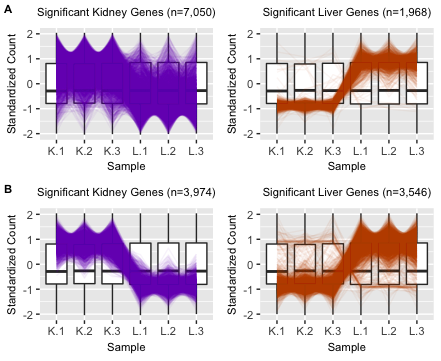

Generate this figure with R:
library(rtracklayer)
library(Rsamtools)
library(grid)
library(GenomicAlignments)
library(ggplot2)
library(GGally)
library(edgeR)
library(stringr)
library(EDASeq)
library(dplyr)
library(matrixStats)
library(gridExtra)
library(reshape2)
library(scales)
library(bigPint)
library(data.table)
library(dplyr)

source("functions.R")

# Get data
load("LK_data.RData")
data = as.data.frame(MA.subsetA$M)
rownames(data) = as.character(MA.subsetA$genes$EnsemblGeneID)
setDT(data, keep.rownames = TRUE)[]
colnames(data) = c("ID","K.R1L1","L.R1L2","K.R1L3","L.R1L4","L.R1L6","K.R1L7","L.R1L8","K.R2L2","L.R2L3","K.R2L6")
data = as.data.frame(data)
data = data[,c(1,2,4,7,9,11,3,5,6,8,10)]
# Obtain R1 values
data <- data[,c(1:4,7:9)]
colnames(data) <- c("ID", "K.1", "K.2", "K.3", "L.1", "L.2", "L.3")

# Get data metrics
rowNames = data[,1]
dataSel = data[,-1]
rownames(dataSel) = rowNames
group <- factor(c(1,1,1,2,2,2))
y <- DGEList(counts=dataSel,group=group)
design <- model.matrix(~group)
y <- estimateDisp(y, design)
fit <- glmFit(y,design)
lrt <- glmLRT(fit,coef=2)
ret = data.frame(ID=rownames(topTags(lrt, n = nrow(y[[1]]))[[1]]), topTags(lrt, n = nrow(y[[1]]))[[1]])
ret$ID = as.character(ret$ID)
ret = as.data.frame(ret)
metricList = list()
metricList[["K_L"]] = ret
metrics <- metricList[["K_L"]]

# Determine DEGs that are liver-specific and kidney-specific
sigMets = metrics[which(metrics$FDR<0.001),]
sigL <- sigMets[which(sigMets$logFC<0),]
sigK <- sigMets[which(sigMets$logFC>0),]

logSoy = data
logSoy[,-1] <- log(data[,-1]+1)

# Filter, normalize, and standardize the data so each gene has mean=0 and stdev=1
res <- filterStandardizeKL(data)
# Fitered data standardized
fulls <- res[["fulls"]]
# Non-filtered data standardized
datas <- res[["datas"]]

# Choose colors for plots
colPurple = scales::seq_gradient_pal("purple4", "purple", "Lab")(seq(0,1,length.out=9))
colOrange = scales::seq_gradient_pal("orangered4", "darkorange2", "Lab")(seq(0,1,length.out=9))
colList = c(colPurple[5], colOrange[5])

Type = c("Kidney", "Liver")
yMin = min(datas[,1:6])
yMax = max(datas[,1:6])
sigIDs = list(sigL$ID, sigK$ID)

# Create background boxplot data
boxDat <- melt(fulls, id.vars="ID")
colnames(boxDat) <- c("ID", "Sample", "Count")

plot_clustersSigRaw = lapply(1:2, function(i){ 
  x = as.data.frame(datas[which(datas$ID %in% sigIDs[[i]]),])
  x$cluster = "color"
  x$cluster2 = factor(x$cluster)
  xNames = rownames(x)
  metricFDR = metrics[which(as.character(metrics$ID) %in% xNames),]
  sigID = metricFDR[metricFDR$FDR<0.001,]$ID
  xSig = x[which(rownames(x) %in% sigID),]
  xSigNames = rownames(xSig)
  nGenes = nrow(xSig)
  
  xSig$ID = xSigNames
  pcpDat <- melt(xSig[,c(1:7)], id.vars="ID")
  colnames(pcpDat) <- c("ID", "Sample", "Count")
  pcpDat$Sample <- as.character(pcpDat$Sample)
  
  pSig = ggplot(boxDat, aes_string(x = 'Sample', y = 'Count')) + geom_boxplot() +
    geom_line(data=pcpDat, aes_string(x = 'Sample', y = 'Count', group = 'ID'), colour = colList[i], alpha=0.05) + 
    ylab("Standardized Count") +
    ggtitle(paste("Significant ",  Type[i] ," Genes (n=", format(nGenes, big.mark=",", scientific=FALSE), ")",sep="")) + theme_gray() +
    theme(plot.title = element_text(hjust = 0.5, size=8.5), axis.text=element_text(size=8.5), axis.title=element_text(size=8.5))
  pSig
})

# Repeat for kidney
#######################################################

y <- DGEList(counts=dataSel,group=group)
# Only difference is we know have calcNormFactors
y <- calcNormFactors(y)
design <- model.matrix(~group)
y <- estimateDisp(y, design)
fit <- glmFit(y,design)
lrt <- glmLRT(fit,coef=2)
ret = data.frame(ID=rownames(topTags(lrt, n = nrow(y[[1]]))[[1]]), topTags(lrt, n = nrow(y[[1]]))[[1]])
ret$ID = as.character(ret$ID)
ret = as.data.frame(ret)
metricList = list()
metricList[["K_L"]] = ret
metrics <- metricList[["K_L"]]

# Determine DEGs that are liver-specific and kidney-specific
sigMets = metrics[which(metrics$FDR<0.001),]
sigL <- sigMets[which(sigMets$logFC<0),]
sigK <- sigMets[which(sigMets$logFC>0),]

logSoy = data
logSoy[,-1] <- log(data[,-1]+1)

# Filter, normalize, and standardize the data so each gene has mean=0 and stdev=1
res <- filterStandardizeKL(data)
# Fitered data standardized
fulls <- res[["fulls"]]
# Non-filtered data standardized
datas <- res[["datas"]]

# Choose colors for plots
colPurple = scales::seq_gradient_pal("purple4", "purple", "Lab")(seq(0,1,length.out=9))
colOrange = scales::seq_gradient_pal("orangered4", "darkorange2", "Lab")(seq(0,1,length.out=9))
colList = c(colPurple[5], colOrange[5])

Type = c("Kidney", "Liver")
yMin = min(datas[,1:6])
yMax = max(datas[,1:6])
sigIDs = list(sigL$ID, sigK$ID)

# Create background boxplot data
boxDat <- melt(fulls, id.vars="ID")
colnames(boxDat) <- c("ID", "Sample", "Count")

plot_clustersSigTMM = lapply(1:2, function(i){ 
  x = as.data.frame(datas[which(datas$ID %in% sigIDs[[i]]),])
  x$cluster = "color"
  x$cluster2 = factor(x$cluster)
  xNames = rownames(x)
  metricFDR = metrics[which(as.character(metrics$ID) %in% xNames),]
  sigID = metricFDR[metricFDR$FDR<0.001,]$ID
  xSig = x[which(rownames(x) %in% sigID),]
  xSigNames = rownames(xSig)
  nGenes = nrow(xSig)
  
  xSig$ID = xSigNames
  pcpDat <- melt(xSig[,c(1:7)], id.vars="ID")
  colnames(pcpDat) <- c("ID", "Sample", "Count")
  pcpDat$Sample <- as.character(pcpDat$Sample)
  
  pSig = ggplot(boxDat, aes_string(x = 'Sample', y = 'Count')) + geom_boxplot() +
    geom_line(data=pcpDat, aes_string(x = 'Sample', y = 'Count', group = 'ID'), colour = colList[i], alpha=0.05) + 
    ylab("Standardized Count") +
    ggtitle(paste("Significant ",  Type[i] ," Genes (n=", format(nGenes, big.mark=",", scientific=FALSE), ")",sep="")) + theme_gray() +
    theme(plot.title = element_text(hjust = 0.5, size=8.5), axis.text=element_text(size=8.5), axis.title=element_text(size=8.5))
  pSig
})

plot1 <- plot_clustersSigRaw[[1]]
plot2 <- plot_clustersSigRaw[[2]]
plot3 <- plot_clustersSigTMM[[1]]
plot4 <- plot_clustersSigTMM[[2]]

plot_grid(plot1, plot2, plot3, plot4, ncol = 2, labels = c("A", "", "B", ""), label_size = 8.5)
